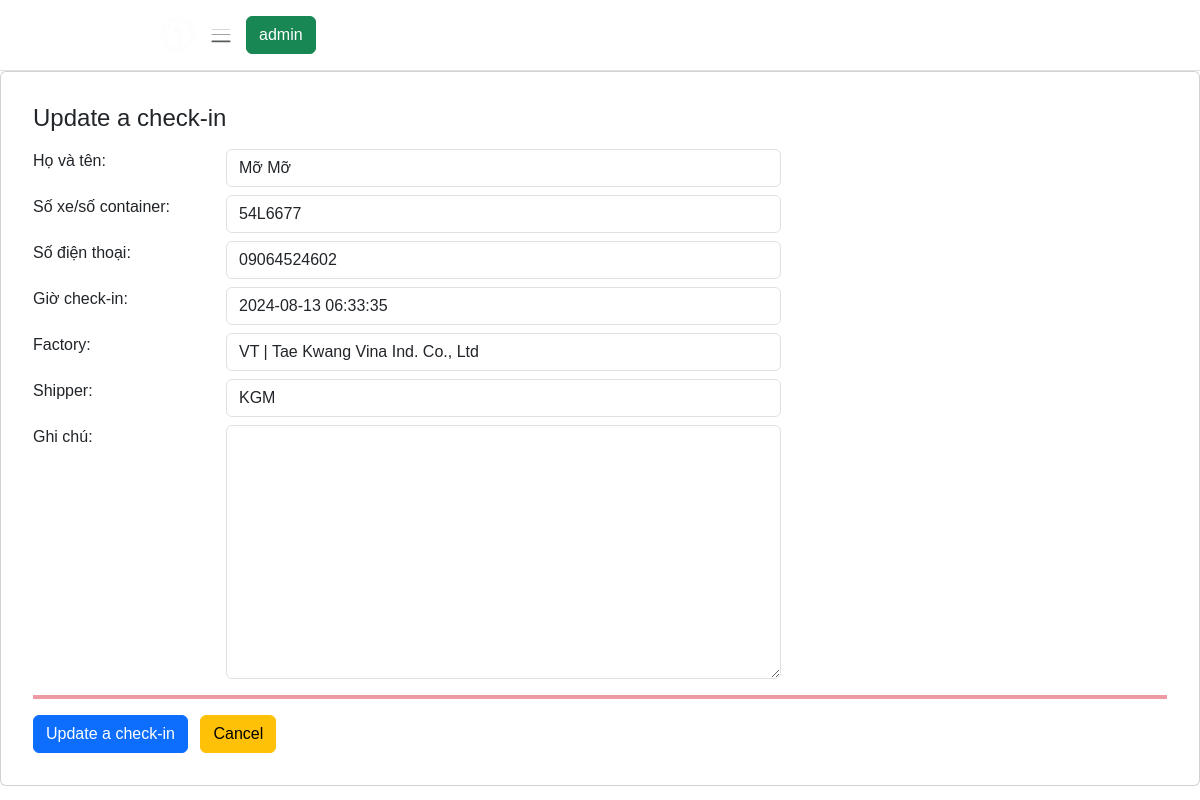
Screenshot of /checkin/update/2/ (signed in) with the database file from the repository.
### checkin/models.py (models this page shows, shortened)
class Checkin(models.Model):
    driver_name = models.CharField("Họ và tên", max_length=32)
    truck_number = models.CharField("Số xe/số container", max_length=32)
    phone_number = models.CharField("Số điện thoại", max_length=32)
    checkin_time = models.DateTimeField("Giờ check-in", default=timezone.now)
    factory = models.ForeignKey(Factory, blank=True, null=True, on_delete=models.CASCADE)
    shipper = models.CharField("Shipper", max_length=100, blank=True, null=True)
    remark = models.TextField("Ghi chú", max_length=1024, blank=True, null=True)

### checkin/views.py (the view)
# urls.py: path("update/<int:pk>/", views.CheckinUpdate.as_view(), name="checkin-update"),
class CheckinUpdate(generic.UpdateView, LoginRequiredMixin):
    model = Checkin
    template_name = 'checkin-update.html'
    form_class = CheckinForm
    success_message = "Updated successfully!"
    success_url = reverse_lazy('checkin:checkin-view')

### checkin/forms.py
class CheckinForm(ModelForm):
    def __init__(self, *args, **kwargs):
        super(CheckinForm, self).__init__(*args, **kwargs)
        for visible in self.visible_fields():
            visible.field.widget.attrs['class'] = 'form-control'
    class Meta:
        model = Checkin
        fields = "__all__"

### factory/models.py (called while the page is built)
    def __str__(self):
        return f"{self.factory_code} | {self.factory_name}"

### checkin/templates/checkin-update.html (shortened to what this page needs)
{% extends 'base.html' %}
{% block content %}
    <div class="card p-3">
        <div class="card-body">
            <h4 class="mb-3">Update a check-in</h4>
            {% include "form.html" with form_name="Update a check-in" %}
        </div>
    </div>
{% endblock content %}

### templates/base.html (shortened to what this page needs)
{% load static %}
<!DOCTYPE html>
<html lang="en">
	<head>
		<link rel="stylesheet" href="{% static 'css/styles.css' %}" />
		<link
			href="https://cdn.jsdelivr.net/npm/bootstrap@5.3.3/dist/css/bootstrap.min.css"
			rel="stylesheet"
		/>
		<link
			rel="stylesheet"
			href="https://cdn.jsdelivr.net/npm/bootstrap-icons@1.11.3/font/bootstrap-icons.min.css"
		/>
	</head>
	<body>
		<nav
			class="navbar navbar-expand px-3 border-bottom bg-custom"
			style="position: sticky; top: 0; z-index: 1000"
		>
			<div class="sidebar-logo">
				<img
					src="{% static 'images/logo-KNCFSMS.png' %}"
					width="180"
				/>
			</div>
			<button
				class="btn px-45"
				id="sidebar-toggle"
				type="button"
				style="stroke: white"
			>
				<span class="navbar-toggler-icon">
					<i
						class="fas fa-bars"
						style="color: #fff; font-size: 28px"
					></i>
				</span>
			</button>
			<div class="navbar-collapse navbar">
				<ul class="navbar-nav">
					<li class="nav-item dropdown">
						<a
							href="#"
							data-bs-toggle="dropdown"
							class="nav-icon pe-md-0"
						>
							<button type="button" class="btn btn-success">
								{{ request.user }}
							</button>
						</a>
					</li>
				</ul>
			</div>
		</nav>
		{% block content %} {% endblock content %}
	</body>
</html>

### templates/form.html (shortened to what this page needs)
<form method="POST" action="">
    {% for field in form %}
    <div class="mb-2 row">
      <div class="col-sm-2">
        {{ field.label_tag }}
      </div>
      <div class="col-sm-10 col-md-8 col-lg-6">
        {{ field }}
      </div>
    </div>
    {% endfor %}
      <hr class="border border-danger border-2 opacity-50">
    <button type="submit" class="btn btn-primary">{{ form_name }}</button>
    <a href="{{ request.META.HTTP_REFERER }}" class="btn btn-warning mx-2">Cancel</a>
  </form>

### static/css/styles.css (style rules this page uses)
* { margin: 0; padding: 0; box-sizing: border-box; font-family: Arial, Helvetica, sans-serif; }

### rows the page displays
Checkin: form "Mỡ Mỡ" "54L6677" "09064524602" "2024-08-13 06:33:35" "VT | Tae Kwang Vina Ind. Co., Ltd" "KGM"

### other values shown
{{ request.user }} "admin"
{{ field.label_tag }} "Họ và tên:" "Số xe/số container:" "Số điện thoại:" "Giờ check-in:" "Factory:" "Shipper:" "Ghi chú:"
